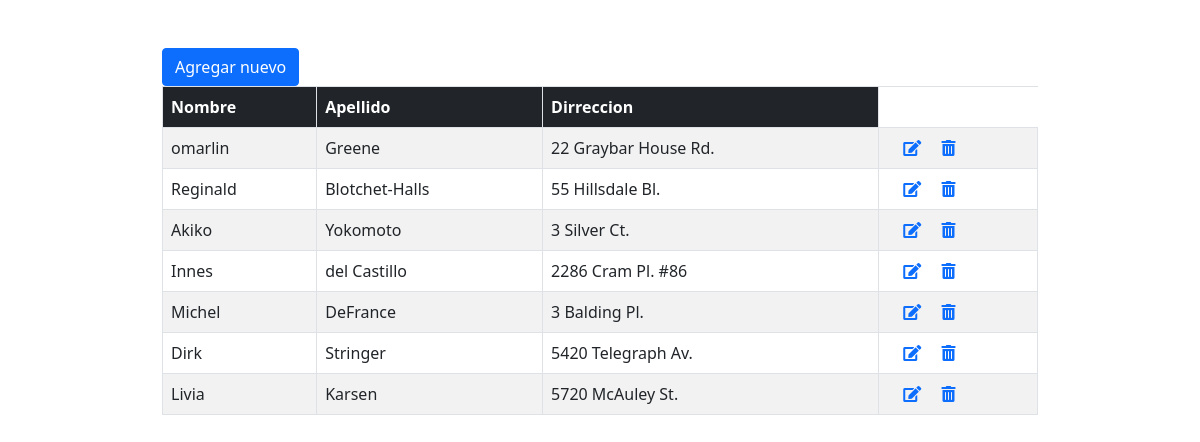
Screenshot of /Crud/index.php with the database file from the repository.
### tables this page shows
CREATE TABLE `autores` (
  `id` int(11) NOT NULL,
  `id_autor` varchar(11) NOT NULL,
  `apellido` varchar(15) NOT NULL,
  `nombre` varchar(15) NOT NULL,
  `telefono` varchar(12) NOT NULL,
  `direccion` varchar(50) NOT NULL,
  `ciudad` varchar(15) NOT NULL,
  `estado` varchar(2) NOT NULL,
  `pais` varchar(3) NOT NULL,
  `cod_postal` int(5) NOT NULL
);

### conexion/conexion.php (called while the page is built, shortened)
<?php
class Conexion{
    public function conectar(){
        $conec = new PDO("mysql:host=localhost;dbname=empresa", "root", "");
        return $conec;
    }
}

### Crud/mostrarDatos.php (called while the page is built)
<?php
require_once '../conexion/conexion.php';
$obje = new Conexion();
$sql = 'SELECT * FROM autores';
$query = $obje->conectar()->prepare($sql);
$query->execute();
$resultado = $query->fetchAll();

### Crud/index.php (the view, shortened to what this page needs)
<?php
require_once 'mostrarDatos.php';
?>
<!DOCTYPE html>
<html lang="en">
<head>
    <link href="https://cdn.jsdelivr.net/npm/bootstrap@5.0.0-beta2/dist/css/bootstrap.min.css" rel="stylesheet">
    <link rel="stylesheet" href="https://pro.fontawesome.com/releases/v5.10.0/css/all.css"/>
</head>
<body>
<div class="container w-75 mt-5">
  <button type="button" class="btn btn-primary" data-bs-toggle="modal" data-bs-target="#exampleModal">
  Agregar nuevo
</button>
<table class="table table-striped table-bordered">
<thead class="bg-dark text-white">
<th>Nombre</th>
<th>Apellido</th>
<th>Dirreccion</th>
</thead>
<tbody>
<?php foreach($resultado as $valor): ?>
    <tr>
<td><?php echo $valor['nombre'] ?></td>
<td><?php echo $valor['apellido'] ?></td>
<td><?php echo $valor['direccion'] ?></td>
<td>
<a href="index.php?id= <?php echo $valor['id'] ?>"><i class="fas fa-edit mx-3"></i></a>
<a onclick="return confirm('Estas seguro que deseas eliminar este registro');" href="delete.php?id= <?php echo $valor['id'] ?>"><i class="fas fa-trash-alt"></i></a>
</td>
</tr>
<?php endforeach ?>
</tbody>
</table>
</div>
</body>
</html>

### rows the page displays
autores: nombre "omarlin", apellido "Greene", direccion "22 Graybar House Rd."
autores: nombre "Reginald", apellido "Blotchet-Halls", direccion "55 Hillsdale Bl."
autores: nombre "Akiko", apellido "Yokomoto", direccion "3 Silver Ct."
autores: nombre "Innes", apellido "del Castillo", direccion "2286 Cram Pl. #86"
autores: nombre "Michel", apellido "DeFrance", direccion "3 Balding Pl."
autores: nombre "Dirk", apellido "Stringer", direccion "5420 Telegraph Av."
autores: nombre "Livia", apellido "Karsen", direccion "5720 McAuley St."
